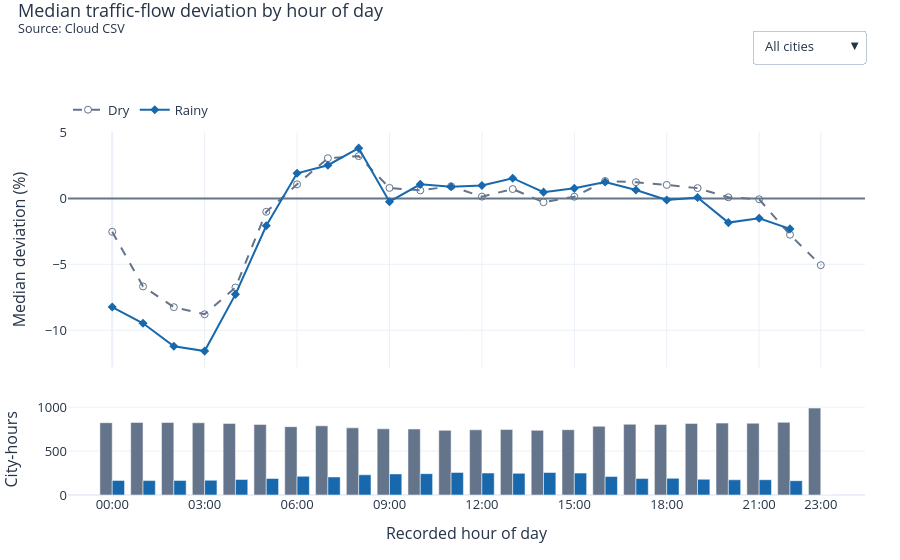

The notebook cell saved with this chart:
### Markdown cell above
### 1. Traffic patterns by hour of day

Does the dry–rainy difference vary across the day? Compare the median flow deviation and number of supported city-hours at each recorded clock hour. In **All cities**, each supported city-hour has equal weight. Use the city menu to compare within a city. Rainy hours have at least 0.1 mm of precipitation.

### Code cell
fig_hourly = make_subplots(rows=2, cols=1, shared_xaxes=True,
                           row_heights=[0.72, 0.28], vertical_spacing=0.10)
hourly_groups = {}
hour_of_day = list(range(24))
hour_styles = {'Dry': ('#64748b', 'dash', 'circle-open'), 'Rainy': ('#1768ac', 'solid', 'diamond')}
for city, city_hours in [(None, supported_hours), *supported_hours.groupby('city', sort=False)]:
    if city_hours.empty:
        continue
    label = NAMES[city] if city else 'All cities'
    first = len(fig_hourly.data)
    for condition, (color, dash, marker) in hour_styles.items():
        summary = (
            city_hours.loc[city_hours.condition.eq(condition)]
            .groupby('hour_of_day').median_flow_change_pct.agg(['median', 'size'])
            .reindex(hour_of_day)
        )
        sample_counts = summary['size'].fillna(0).astype(int)
        fig_hourly.add_trace(go.Scatter(
            x=hour_of_day, y=summary['median'], customdata=sample_counts,
            name=condition, legendgroup=condition, mode='lines+markers', connectgaps=False,
            line=dict(color=color, dash=dash), marker=dict(symbol=marker, size=7),
            hovertemplate='%{x:02d}:00<br>Median %{y:+.2f}%<br>City-hours %{customdata:,}',
        ), row=1, col=1)
        fig_hourly.add_trace(go.Bar(
            x=hour_of_day, y=sample_counts, name=condition, legendgroup=condition, marker_color=color,
            showlegend=False, hovertemplate='%{x:02d}:00<br>City-hours %{y:,}',
        ), row=2, col=1)
    hourly_groups[label] = list(range(first, len(fig_hourly.data)))

style_notebook_plot(fig_hourly, 'Median traffic-flow deviation by hour of day', 560)
select_notebook_plot_group(fig_hourly, hourly_groups, 'All cities')
fig_hourly.update_layout(barmode='group')
fig_hourly.update_xaxes(tickvals=hour_of_day[::3] + [23],
                        ticktext=[f'{hour:02d}:00' for hour in hour_of_day[::3] + [23]])
fig_hourly.update_xaxes(title_text='Recorded hour of day', row=2, col=1)
fig_hourly.update_yaxes(title_text='Median deviation (%)', zerolinecolor='#64748b', row=1, col=1)
fig_hourly.update_yaxes(title_text='City-hours', rangemode='tozero', row=2, col=1)
fig_hourly.show()

### Figure 1 — Plotly figure (JSON) as saved in the notebook; plotly's stock layout.template omitted (floating-point values rounded to 4 significant figures)
{"data": [{"connectgaps": false, "customdata": [823, 826, 825, 822, 815, 803, 778, 787, 764, 753, 751, 736, 742, 745, 736, 743, 782, 805, 802, 815, 818, 817, 827, 989], "hovertemplate": "%{x:02d}:00<br>Median %{y:+.2f}%<br>City-hours %{customdata:,}", "legendgroup": "Dry", "line": {"color": "#64748b", "dash": "dash"}, "marker": {"size": 7, "symbol": "circle-open"}, "mode": "lines+markers", "name": "Dry", "type": "scatter", "visible": true, "x": [0, 1, 2, 3, 4, 5, 6, 7, 8, 9, 10, 11, 12, 13, 14, 15, 16, 17, 18, 19, 20, 21, 22, 23], "xaxis": "x", "y": [-2.532, -6.678, -8.251, -8.79, -6.755, -1.015, 1.073, 3.051, 3.21, 0.7991, 0.6093, 0.9212, 0.1388, 0.7129, -0.2883, 0.1307, 1.319, 1.232, 1.025, 0.7826, 0.08643, -0.06271, -2.752, -5.065], "yaxis": "y"}, {"hovertemplate": "%{x:02d}:00<br>City-hours %{y:,}", "legendgroup": "Dry", "marker": {"color": "#64748b"}, "name": "Dry", "showlegend": false, "type": "bar", "visible": true, "x": [0, 1, 2, 3, 4, 5, 6, 7, 8, 9, 10, 11, 12, 13, 14, 15, 16, 17, 18, 19, 20, 21, 22, 23], "xaxis": "x2", "y": [823, 826, 825, 822, 815, 803, 778, 787, 764, 753, 751, 736, 742, 745, 736, 743, 782, 805, 802, 815, 818, 817, 827, 989], "yaxis": "y2"}, {"connectgaps": false, "customdata": [166, 164, 166, 168, 177, 188, 213, 205, 230, 240, 243, 257, 250, 247, 256, 249, 210, 187, 190, 179, 173, 174, 163, 0], "hovertemplate": "%{x:02d}:00<br>Median %{y:+.2f}%<br>City-hours %{customdata:,}", "legendgroup": "Rainy", "line": {"color": "#1768ac", "dash": "solid"}, "marker": {"size": 7, "symbol": "diamond"}, "mode": "lines+markers", "name": "Rainy", "type": "scatter", "visible": true, "x": [0, 1, 2, 3, 4, 5, 6, 7, 8, 9, 10, 11, 12, 13, 14, 15, 16, 17, 18, 19, 20, 21, 22, 23], "xaxis": "x", "y": [-8.242, -9.472, -11.22, -11.58, -7.279, -2.076, 1.91, 2.522, 3.817, -0.2488, 1.068, 0.8863, 0.9771, 1.536, 0.4771, 0.7659, 1.243, 0.6352, -0.1232, 0.0761, -1.833, -1.501, -2.31, null], "yaxis": "y"}, {"hovertemplate": "%{x:02d}:00<br>City-hours %{y:,}", "legendgroup": "Rainy", "marker": {"color": "#1768ac"}, "name": "Rainy", "showlegend": false, "type": "bar", "visible": true, "x": [0, 1, 2, 3, 4, 5, 6, 7, 8, 9, 10, 11, 12, 13, 14, 15, 16, 17, 18, 19, 20, 21, 22, 23], "xaxis": "x2", "y": [166, 164, 166, 168, 177, 188, 213, 205, 230, 240, 243, 257, 250, 247, 256, 249, 210, 187, 190, 179, 173, 174, 163, 0], "yaxis": "y2"}, {"connectgaps": false, "customdata": [293, 292, 294, 294, 292, 288, 280, 285, 271, 263, 258, 260, 254, 258, 245, 251, 268, 279, 282, 296, 295, 295, 305, 335], "hovertemplate": "%{x:02d}:00<br>Median %{y:+.2f}%<br>City-hours %{customdata:,}", "legendgroup": "Dry", "line": {"color": "#64748b", "dash": "dash"}, "marker": {"size": 7, "symbol": "circle-open"}, "mode": "lines+markers", "name": "Dry", "type": "scatter", "visible": false, "x": [0, 1, 2, 3, 4, 5, 6, 7, 8, 9, 10, 11, 12, 13, 14, 15, 16, 17, 18, 19, 20, 21, 22, 23], "xaxis": "x", "y": [1.063, -0.0731, -3.854, -5.869, -8.372, -6.087, -0.8525, 1.933, 4.075, 6.591, 5.948, 5.091, 4.176, 4.145, 3.734, 3.611, 3.927, 3.269, 2.896, 2.871, 3.178, 3.203, -0.1838, 0.3916], "yaxis": "y"}, {"hovertemplate": "%{x:02d}:00<br>City-hours %{y:,}", "legendgroup": "Dry", "marker": {"color": "#64748b"}, "name": "Dry", "showlegend": false, "type": "bar", "visible": false, "x": [0, 1, 2, 3, 4, 5, 6, 7, 8, 9, 10, 11, 12, 13, 14, 15, 16, 17, 18, 19, 20, 21, 22, 23], "xaxis": "x2", "y": [293, 292, 294, 294, 292, 288, 280, 285, 271, 263, 258, 260, 254, 258, 245, 251, 268, 279, 282, 296, 295, 295, 305, 335], "yaxis": "y2"}, {"connectgaps": false, "customdata": [41, 42, 40, 40, 43, 47, 55, 50, 64, 72, 77, 75, 81, 77, 90, 84, 67, 56, 53, 39, 40, 40, 30, 0], "hovertemplate": "%{x:02d}:00<br>Median %{y:+.2f}%<br>City-hours %{customdata:,}", "legendgroup": "Rainy", "line": {"color": "#1768ac", "dash": "solid"}, "marker": {"size": 7, "symbol": "diamond"}, "mode": "lines+markers", "name": "Rainy", "type": "scatter", "visible": false, "x": [0, 1, 2, 3, 4, 5, 6, 7, 8, 9, 10, 11, 12, 13, 14, 15, 16, 17, 18, 19, 20, 21, 22, 23], "xaxis": "x", "y": [0.8491, -3.203, -9.828, -6.434, -13.08, -7.672, 0.9282, 0.7022, 1.281, 3.805, 3.627, 3.8, 2.668, 4.835, 4.471, 6.107, 3.38, 3.312, 3.64, 0.8267, 2.058, 2.702, -1.166, null], "yaxis": "y"}, {"hovertemplate": "%{x:02d}:00<br>City-hours %{y:,}", "legendgroup": "Rainy", "marker": {"color": "#1768ac"}, "name": "Rainy", "showlegend": false, "type": "bar", "visible": false, "x": [0, 1, 2, 3, 4, 5, 6, 7, 8, 9, 10, 11, 12, 13, 14, 15, 16, 17, 18, 19, 20, 21, 22, 23], "xaxis": "x2", "y": [41, 42, 40, 40, 43, 47, 55, 50, 64, 72, 77, 75, 81, 77, 90, 84, 67, 56, 53, 39, 40, 40, 30, 0], "yaxis": "y2"}, {"connectgaps": false, "customdata": [277, 283, 281, 279, 278, 273, 260, 257, 258, 260, 259, 250, 253, 257, 258, 255, 266, 270, 263, 267, 267, 265, 267, 365], "hovertemplate": "%{x:02d}:00<br>Median %{y:+.2f}%<br>City-hours %{customdata:,}", "legendgroup": "Dry", "line": {"color": "#64748b", "dash": "dash"}, "marker": {"size": 7, "symbol": "circle-open"}, "mode": "lines+markers", "name": "Dry", "type": "scatter", "visible": false, "x": [0, 1, 2, 3, 4, 5, 6, 7, 8, 9, 10, 11, 12, 13, 14, 15, 16, 17, 18, 19, 20, 21, 22, 23], "xaxis": "x", "y": [-8.552, -15.29, -16.61, -16.07, -9.618, 0.08315, 4.325, 5.752, 4.606, -2.57, -2.207, -1.194, -1.176, -0.3412, -4.039, -2.037, -0.3114, 0.388, 0.0284, -1.329, -3.82, -2.958, -4.367, -15.37], "yaxis": "y"}, {"hovertemplate": "%{x:02d}:00<br>City-hours %{y:,}", "legendgroup": "Dry", "marker": {"color": "#64748b"}, "name": "Dry", "showlegend": false, "type": "bar", "visible": false, "x": [0, 1, 2, 3, 4, 5, 6, 7, 8, 9, 10, 11, 12, 13, 14, 15, 16, 17, 18, 19, 20, 21, 22, 23], "xaxis": "x2", "y": [277, 283, 281, 279, 278, 273, 260, 257, 258, 260, 259, 250, 253, 257, 258, 255, 266, 270, 263, 267, 267, 265, 267, 365], "yaxis": "y2"}, {"connectgaps": false, "customdata": [89, 82, 84, 86, 87, 91, 104, 108, 107, 105, 106, 115, 112, 108, 107, 110, 99, 95, 102, 98, 98, 100, 98, 0], "hovertemplate": "%{x:02d}:00<br>Median %{y:+.2f}%<br>City-hours %{customdata:,}", "legendgroup": "Rainy", "line": {"color": "#1768ac", "dash": "solid"}, "marker": {"size": 7, "symbol": "diamond"}, "mode": "lines+markers", "name": "Rainy", "type": "scatter", "visible": false, "x": [0, 1, 2, 3, 4, 5, 6, 7, 8, 9, 10, 11, 12, 13, 14, 15, 16, 17, 18, 19, 20, 21, 22, 23], "xaxis": "x", "y": [-12.93, -15.54, -19.54, -15.56, -9.333, -2.501, 4.79, 4.855, 6.147, -2.594, -1.284, -1.123, -0.004086, 0.2, -2.376, -2.309, 0.3532, -0.4889, -0.9304, -0.7361, -4.524, -2.466, -2.587, null], "yaxis": "y"}, {"hovertemplate": "%{x:02d}:00<br>City-hours %{y:,}", "legendgroup": "Rainy", "marker": {"color": "#1768ac"}, "name": "Rainy", "showlegend": false, "type": "bar", "visible": false, "x": [0, 1, 2, 3, 4, 5, 6, 7, 8, 9, 10, 11, 12, 13, 14, 15, 16, 17, 18, 19, 20, 21, 22, 23], "xaxis": "x2", "y": [89, 82, 84, 86, 87, 91, 104, 108, 107, 105, 106, 115, 112, 108, 107, 110, 99, 95, 102, 98, 98, 100, 98, 0], "yaxis": "y2"}, {"connectgaps": false, "customdata": [96, 95, 96, 97, 92, 92, 93, 95, 91, 90, 88, 86, 86, 88, 88, 91, 94, 96, 95, 92, 97, 98, 97, 104], "hovertemplate": "%{x:02d}:00<br>Median %{y:+.2f}%<br>City-hours %{customdata:,}", "legendgroup": "Dry", "line": {"color": "#64748b", "dash": "dash"}, "marker": {"size": 7, "symbol": "circle-open"}, "mode": "lines+markers", "name": "Dry", "type": "scatter", "visible": false, "x": [0, 1, 2, 3, 4, 5, 6, 7, 8, 9, 10, 11, 12, 13, 14, 15, 16, 17, 18, 19, 20, 21, 22, 23], "xaxis": "x", "y": [-4.638, -9.686, -9.881, -9.091, -4.729, -1.344, 0.2508, 1.785, 2.278, 1.456, 0.2452, 0.4777, -0.8633, -1.008, -0.191, -0.0446, -0.2922, 0.07885, -0.3668, -0.6428, -2.638, -0.5641, -2.938, -6.931], "yaxis": "y"}, {"hovertemplate": "%{x:02d}:00<br>City-hours %{y:,}", "legendgroup": "Dry", "marker": {"color": "#64748b"}, "name": "Dry", "showlegend": false, "type": "bar", "visible": false, "x": [0, 1, 2, 3, 4, 5, 6, 7, 8, 9, 10, 11, 12, 13, 14, 15, 16, 17, 18, 19, 20, 21, 22, 23], "xaxis": "x2", "y": [96, 95, 96, 97, 92, 92, 93, 95, 91, 90, 88, 86, 86, 88, 88, 91, 94, 96, 95, 92, 97, 98, 97, 104], "yaxis": "y2"}, {"connectgaps": false, "customdata": [9, 10, 9, 8, 13, 13, 12, 10, 14, 15, 17, 19, 18, 16, 16, 13, 10, 8, 9, 12, 7, 6, 7, 0], "hovertemplate": "%{x:02d}:00<br>Median %{y:+.2f}%<br>City-hours %{customdata:,}", "legendgroup": "Rainy", "line": {"color": "#1768ac", "dash": "solid"}, "marker": {"size": 7, "symbol": "diamond"}, "mode": "lines+markers", "name": "Rainy", "type": "scatter", "visible": false, "x": [0, 1, 2, 3, 4, 5, 6, 7, 8, 9, 10, 11, 12, 13, 14, 15, 16, 17, 18, 19, 20, 21, 22, 23], "xaxis": "x", "y": [-10.69, -13.22, -10.13, -4.363, -4.727, -1.886, 0.2039, 0.4723, 1.137, -1.569, -0.8817, -1.064, 2.213, -0.896, -0.8477, -1.784, -2.955, -3.553, -1.42, -1.398, -10.18, -15.34, -12.71, null], "yaxis": "y"}, {"hovertemplate": "%{x:02d}:00<br>City-hours %{y:,}", "legendgroup": "Rainy", "marker": {"color": "#1768ac"}, "name": "Rainy", "showlegend": false, "type": "bar", "visible": false, "x": [0, 1, 2, 3, 4, 5, 6, 7, 8, 9, 10, 11, 12, 13, 14, 15, 16, 17, 18, 19, 20, 21, 22, 23], "xaxis": "x2", "y": [9, 10, 9, 8, 13, 13, 12, 10, 14, 15, 17, 19, 18, 16, 16, 13, 10, 8, 9, 12, 7, 6, 7, 0], "yaxis": "y2"}, {"connectgaps": false, "customdata": [56, 55, 57, 57, 56, 56, 57, 58, 55, 54, 57, 55, 57, 53, 55, 55, 54, 55, 55, 53, 54, 54, 55, 61], "hovertemplate": "%{x:02d}:00<br>Median %{y:+.2f}%<br>City-hours %{customdata:,}", "legendgroup": "Dry", "line": {"color": "#64748b", "dash": "dash"}, "marker": {"size": 7, "symbol": "circle-open"}, "mode": "lines+markers", "name": "Dry", "type": "scatter", "visible": false, "x": [0, 1, 2, 3, 4, 5, 6, 7, 8, 9, 10, 11, 12, 13, 14, 15, 16, 17, 18, 19, 20, 21, 22, 23], "xaxis": "x", "y": [-4.871, -9.163, -10.85, -12.38, -11.2, -4.431, 1.835, 4.167, 5.766, 5.34, 1.903, 0.6024, -0.6459, -0.8362, 0.5573, -0.03563, 1.137, 2.438, 1.849, 1.08, 2.653, 1.419, -4.665, -8.251], "yaxis": "y"}, {"hovertemplate": "%{x:02d}:00<br>City-hours %{y:,}", "legendgroup": "Dry", "marker": {"color": "#64748b"}, "name": "Dry", "showlegend": false, "type": "bar", "visible": false, "x": [0, 1, 2, 3, 4, 5, 6, 7, 8, 9, 10, 11, 12, 13, 14, 15, 16, 17, 18, 19, 20, 21, 22, 23], "xaxis": "x2", "y": [56, 55, 57, 57, 56, 56, 57, 58, 55, 54, 57, 55, 57, 53, 55, 55, 54, 55, 55, 53, 54, 54, 55, 61], "yaxis": "y2"}, {"connectgaps": false, "customdata": [5, 6, 4, 4, 5, 5, 4, 3, 6, 7, 4, 6, 4, 8, 6, 6, 7, 6, 6, 8, 7, 7, 6, 0], "hovertemplate": "%{x:02d}:00<br>Median %{y:+.2f}%<br>City-hours %{customdata:,}", "legendgroup": "Rainy", "line": {"color": "#1768ac", "dash": "solid"}, "marker": {"size": 7, "symbol": "diamond"}, "mode": "lines+markers", "name": "Rainy", "type": "scatter", "visible": false, "x": [0, 1, 2, 3, 4, 5, 6, 7, 8, 9, 10, 11, 12, 13, 14, 15, 16, 17, 18, 19, 20, 21, 22, 23], "xaxis": "x", "y": [-5.271, -18.79, -19.03, -15.53, -13.58, -5.848, -3.266, 2.017, 6.952, 5.819, 1.799, -2.467, -5.059, 4.112, 2.65, 6.777, 5.357, 2.554, 6.872, 11.34, 9.075, 5.277, 2.4, null], "yaxis": "y"}, {"hovertemplate": "%{x:02d}:00<br>City-hours %{y:,}", "legendgroup": "Rainy", "marker": {"color": "#1768ac"}, "name": "Rainy", "showlegend": false, "type": "bar", "visible": false, "x": [0, 1, 2, 3, 4, 5, 6, 7, 8, 9, 10, 11, 12, 13, 14, 15, 16, 17, 18, 19, 20, 21, 22, 23], "xaxis": "x2", "y": [5, 6, 4, 4, 5, 5, 4, 3, 6, 7, 4, 6, 4, 8, 6, 6, 7, 6, 6, 8, 7, 7, 6, 0], "yaxis": "y2"}, {"connectgaps": false, "customdata": [25, 27, 24, 23, 22, 24, 20, 23, 24, 25, 26, 22, 26, 25, 24, 23, 27, 32, 32, 31, 31, 32, 29, 33], "hovertemplate": "%{x:02d}:00<br>Median %{y:+.2f}%<br>City-hours %{customdata:,}", "legendgroup": "Dry", "line": {"color": "#64748b", "dash": "dash"}, "marker": {"size": 7, "symbol": "circle-open"}, "mode": "lines+markers", "name": "Dry", "type": "scatter", "visible": false, "x": [0, 1, 2, 3, 4, 5, 6, 7, 8, 9, 10, 11, 12, 13, 14, 15, 16, 17, 18, 19, 20, 21, 22, 23], "xaxis": "x", "y": [0.7556, -1.47, -3.322, -1.608, 1.224, -0.2787, -2.092, 0.1318, 0.4102, 0.5608, -0.2594, -0.3297, -1.762, -2.959, -2.819, -0.9637, 0.8758, 1.962, -0.824, -0.8316, -1.387, -1.889, -7.627, -13.82], "yaxis": "y"}, {"hovertemplate": "%{x:02d}:00<br>City-hours %{y:,}", "legendgroup": "Dry", "marker": {"color": "#64748b"}, "name": "Dry", "showlegend": false, "type": "bar", "visible": false, "x": [0, 1, 2, 3, 4, 5, 6, 7, 8, 9, 10, 11, 12, 13, 14, 15, 16, 17, 18, 19, 20, 21, 22, 23], "xaxis": "x2", "y": [25, 27, 24, 23, 22, 24, 20, 23, 24, 25, 26, 22, 26, 25, 24, 23, 27, 32, 32, 31, 31, 32, 29, 33], "yaxis": "y2"}, {"connectgaps": false, "customdata": [7, 6, 10, 11, 12, 10, 14, 11, 10, 9, 9, 13, 9, 10, 11, 12, 8, 3, 3, 4, 4, 3, 5, 0], "hovertemplate": "%{x:02d}:00<br>Median %{y:+.2f}%<br>City-hours %{customdata:,}", "legendgroup": "Rainy", "line": {"color": "#1768ac", "dash": "solid"}, "marker": {"size": 7, "symbol": "diamond"}, "mode": "lines+markers", "name": "Rainy", "type": "scatter", "visible": false, "x": [0, 1, 2, 3, 4, 5, 6, 7, 8, 9, 10, 11, 12, 13, 14, 15, 16, 17, 18, 19, 20, 21, 22, 23], "xaxis": "x", "y": [-3.315, -7.75, -9.345, -9.255, -1.356, 0.8932, -1.845, 0.2662, -0.0414, -0.4489, -1.442, -1.071, -1.781, -2.909, 1.206, 0.1123, 0.2955, -9.776, 2.325, -2.559, 0.04158, -3.504, -8.407, null], "yaxis": "y"}, {"hovertemplate": "%{x:02d}:00<br>City-hours %{y:,}", "legendgroup": "Rainy", "marker": {"color": "#1768ac"}, "name": "Rainy", "showlegend": false, "type": "bar", "visible": false, "x": [0, 1, 2, 3, 4, 5, 6, 7, 8, 9, 10, 11, 12, 13, 14, 15, 16, 17, 18, 19, 20, 21, 22, 23], "xaxis": "x2", "y": [7, 6, 10, 11, 12, 10, 14, 11, 10, 9, 9, 13, 9, 10, 11, 12, 8, 3, 3, 4, 4, 3, 5, 0], "yaxis": "y2"}, {"connectgaps": false, "customdata": [21, 20, 20, 19, 19, 18, 18, 17, 17, 13, 15, 15, 15, 14, 16, 18, 20, 19, 21, 19, 19, 19, 20, 30], "hovertemplate": "%{x:02d}:00<br>Median %{y:+.2f}%<br>City-hours %{customdata:,}", "legendgroup": "Dry", "line": {"color": "#64748b", "dash": "dash"}, "marker": {"size": 7, "symbol": "circle-open"}, "mode": "lines+markers", "name": "Dry", "type": "scatter", "visible": false, "x": [0, 1, 2, 3, 4, 5, 6, 7, 8, 9, 10, 11, 12, 13, 14, 15, 16, 17, 18, 19, 20, 21, 22, 23], "xaxis": "x", "y": [8.856, 5.089, 5.218, 9.371, 10.79, 10.34, 20.18, -0.768, 25.83, 25.2, 33.81, 13.82, 14.9, 18.05, 13.94, 10.4, 11.6, 12.45, 12.15, 12.58, 11.36, 6.96, 6.933, 1.74], "yaxis": "y"}, {"hovertemplate": "%{x:02d}:00<br>City-hours %{y:,}", "legendgroup": "Dry", "marker": {"color": "#64748b"}, "name": "Dry", "showlegend": false, "type": "bar", "visible": false, "x": [0, 1, 2, 3, 4, 5, 6, 7, 8, 9, 10, 11, 12, 13, 14, 15, 16, 17, 18, 19, 20, 21, 22, 23], "xaxis": "x2", "y": [21, 20, 20, 19, 19, 18, 18, 17, 17, 13, 15, 15, 15, 14, 16, 18, 20, 19, 21, 19, 19, 19, 20, 30], "yaxis": "y2"}, {"connectgaps": false, "customdata": [9, 10, 10, 11, 11, 12, 12, 13, 13, 17, 15, 15, 15, 16, 14, 12, 10, 11, 9, 11, 11, 11, 10, 0], "hovertemplate": "%{x:02d}:00<br>Median %{y:+.2f}%<br>City-hours %{customdata:,}", "legendgroup": "Rainy", "line": {"color": "#1768ac", "dash": "solid"}, "marker": {"size": 7, "symbol": "diamond"}, "mode": "lines+markers", "name": "Rainy", "type": "scatter", "visible": false, "x": [0, 1, 2, 3, 4, 5, 6, 7, 8, 9, 10, 11, 12, 13, 14, 15, 16, 17, 18, 19, 20, 21, 22, 23], "xaxis": "x", "y": [2.722, -0.4895, 5.563, -0.9969, 0.6187, 7.111, 20.36, 15.16, 31.62, 24.92, 29.72, 19.59, 11.51, 13.29, 10.96, 11.63, 9.786, 5.941, -4.476, 2.761, 1.543, -2.027, 1.983, null], "yaxis": "y"}, {"hovertemplate": "%{x:02d}:00<br>City-hours %{y:,}", "legendgroup": "Rainy", "marker": {"color": "#1768ac"}, "name": "Rainy", "showlegend": false, "type": "bar", "visible": false, "x": [0, 1, 2, 3, 4, 5, 6, 7, 8, 9, 10, 11, 12, 13, 14, 15, 16, 17, 18, 19, 20, 21, 22, 23], "xaxis": "x2", "y": [9, 10, 10, 11, 11, 12, 12, 13, 13, 17, 15, 15, 15, 16, 14, 12, 10, 11, 9, 11, 11, 11, 10, 0], "yaxis": "y2"}, {"connectgaps": false, "customdata": [34, 33, 33, 32, 33, 33, 31, 32, 29, 29, 30, 31, 31, 31, 31, 31, 33, 34, 33, 35, 35, 34, 34, 37], "hovertemplate": "%{x:02d}:00<br>Median %{y:+.2f}%<br>City-hours %{customdata:,}", "legendgroup": "Dry", "line": {"color": "#64748b", "dash": "dash"}, "marker": {"size": 7, "symbol": "circle-open"}, "mode": "lines+markers", "name": "Dry", "type": "scatter", "visible": false, "x": [0, 1, 2, 3, 4, 5, 6, 7, 8, 9, 10, 11, 12, 13, 14, 15, 16, 17, 18, 19, 20, 21, 22, 23], "xaxis": "x", "y": [-11.82, -10.54, -6.796, -0.3291, 0.4593, 1.833, 1.326, 2.295, -1.187, -2.544, -1.995, -1.682, -3.303, -1.877, -0.07244, 0.6097, -1.401, -1.545, -2.004, -2.753, -2.857, -11.48, -20.63, -28.63], "yaxis": "y"}, {"hovertemplate": "%{x:02d}:00<br>City-hours %{y:,}", "legendgroup": "Dry", "marker": {"color": "#64748b"}, "name": "Dry", "showlegend": false, "type": "bar", "visible": false, "x": [0, 1, 2, 3, 4, 5, 6, 7, 8, 9, 10, 11, 12, 13, 14, 15, 16, 17, 18, 19, 20, 21, 22, 23], "xaxis": "x2", "y": [34, 33, 33, 32, 33, 33, 31, 32, 29, 29, 30, 31, 31, 31, 31, 31, 33, 34, 33, 35, 35, 34, 34, 37], "yaxis": "y2"}, {"connectgaps": false, "customdata": [3, 5, 5, 5, 5, 5, 7, 6, 9, 8, 7, 6, 6, 6, 6, 7, 5, 4, 5, 3, 2, 3, 3, 0], "hovertemplate": "%{x:02d}:00<br>Median %{y:+.2f}%<br>City-hours %{customdata:,}", "legendgroup": "Rainy", "line": {"color": "#1768ac", "dash": "solid"}, "marker": {"size": 7, "symbol": "diamond"}, "mode": "lines+markers", "name": "Rainy", "type": "scatter", "visible": false, "x": [0, 1, 2, 3, 4, 5, 6, 7, 8, 9, 10, 11, 12, 13, 14, 15, 16, 17, 18, 19, 20, 21, 22, 23], "xaxis": "x", "y": [6.25, -1.609, 1.203, 4.245, 6.127, 0.3857, 3.192, 3.744, 0.2077, -1.955, -3.732, -5.151, -4.197, -3.303, 0.5748, 1.842, 1.575, -0.3172, -6.595, -8.094, -5.454, -20.56, -36.3, null], "yaxis": "y"}, {"hovertemplate": "%{x:02d}:00<br>City-hours %{y:,}", "legendgroup": "Rainy", "marker": {"color": "#1768ac"}, "name": "Rainy", "showlegend": false, "type": "bar", "visible": false, "x": [0, 1, 2, 3, 4, 5, 6, 7, 8, 9, 10, 11, 12, 13, 14, 15, 16, 17, 18, 19, 20, 21, 22, 23], "xaxis": "x2", "y": [3, 5, 5, 5, 5, 5, 7, 6, 9, 8, 7, 6, 6, 6, 6, 7, 5, 4, 5, 3, 2, 3, 3, 0], "yaxis": "y2"}, {"connectgaps": false, "customdata": [21, 21, 20, 21, 23, 19, 19, 20, 19, 19, 18, 17, 20, 19, 19, 19, 20, 20, 21, 22, 20, 20, 20, 24], "hovertemplate": "%{x:02d}:00<br>Median %{y:+.2f}%<br>City-hours %{customdata:,}", "legendgroup": "Dry", "line": {"color": "#64748b", "dash": "dash"}, "marker": {"size": 7, "symbol": "circle-open"}, "mode": "lines+markers", "name": "Dry", "type": "scatter", "visible": false, "x": [0, 1, 2, 3, 4, 5, 6, 7, 8, 9, 10, 11, 12, 13, 14, 15, 16, 17, 18, 19, 20, 21, 22, 23], "xaxis": "x", "y": [0.6342, 0.0, -6.611, -3.489, -0.4868, -1.394, 2.938, 1.047, 1.004, -0.9631, -0.4329, -1.794, -0.002189, -1.057, -0.7151, 0.0, -1.213, 0.4108, 0.5295, 0.0, -0.2779, -4.143, -5.333, 0.04155], "yaxis": "y"}, {"hovertemplate": "%{x:02d}:00<br>City-hours %{y:,}", "legendgroup": "Dry", "marker": {"color": "#64748b"}, "name": "Dry", "showlegend": false, "type": "bar", "visible": false, "x": [0, 1, 2, 3, 4, 5, 6, 7, 8, 9, 10, 11, 12, 13, 14, 15, 16, 17, 18, 19, 20, 21, 22, 23], "xaxis": "x2", "y": [21, 21, 20, 21, 23, 19, 19, 20, 19, 19, 18, 17, 20, 19, 19, 19, 20, 20, 21, 22, 20, 20, 20, 24], "yaxis": "y2"}, {"connectgaps": false, "customdata": [3, 3, 4, 3, 1, 5, 5, 4, 7, 7, 8, 8, 5, 6, 6, 5, 4, 4, 3, 4, 4, 4, 4, 0], "hovertemplate": "%{x:02d}:00<br>Median %{y:+.2f}%<br>City-hours %{customdata:,}", "legendgroup": "Rainy", "line": {"color": "#1768ac", "dash": "solid"}, "marker": {"size": 7, "symbol": "diamond"}, "mode": "lines+markers", "name": "Rainy", "type": "scatter", "visible": false, "x": [0, 1, 2, 3, 4, 5, 6, 7, 8, 9, 10, 11, 12, 13, 14, 15, 16, 17, 18, 19, 20, 21, 22, 23], "xaxis": "x", "y": [-9.018, -4.061, 18.56, 18.53, -28.91, -4.393, -2.97, -11.43, 1.414, 0.0, 2.95, 2.715, -1.623, -0.8741, -4.404, -6.462, -3.509, -3.072, 0.946, 2.308, 13.38, 7.43, 6.729, null], "yaxis": "y"}, {"hovertemplate": "%{x:02d}:00<br>City-hours %{y:,}", "legendgroup": "Rainy", "marker": {"color": "#1768ac"}, "name": "Rainy", "showlegend": false, "type": "bar", "visible": false, "x": [0, 1, 2, 3, 4, 5, 6, 7, 8, 9, 10, 11, 12, 13, 14, 15, 16, 17, 18, 19, 20, 21, 22, 23], "xaxis": "x2", "y": [3, 3, 4, 3, 1, 5, 5, 4, 7, 7, 8, 8, 5, 6, 6, 5, 4, 4, 3, 4, 4, 4, 4, 0], "yaxis": "y2"}], "layout": {"barmode": "group", "font": {"color": "#253447", "size": 13}, "height": 560, "legend": {"orientation": "h", "y": 1.02, "yanchor": "bottom"}, "margin": {"b": 65, "l": 68, "r": 35, "t": 132}, "title": {"text": "Median traffic-flow deviation by hour of day<br><sup>Source: Cloud CSV</sup>", "x": 0.02, "y": 0.97, "yanchor": "top"}, "updatemenus": [{"active": 0, "buttons": [{"args": [{"visible": [true, true, true, true, false, false, false, false, false, false, false, false, false, false, false, false, false, false, false, false, false, false, false, false, false, false, false, false, false, false, false, false, false, false, false, false]}, {}], "label": "All cities", "method": "update"}, {"args": [{"visible": [false, false, false, false, true, true, true, true, false, false, false, false, false, false, false, false, false, false, false, false, false, false, false, false, false, false, false, false, false, false, false, false, false, false, false, false]}, {}], "label": "Paris", "method": "update"}, {"args": [{"visible": [false, false, false, false, false, false, false, false, true, true, true, true, false, false, false, false, false, false, false, false, false, false, false, false, false, false, false, false, false, false, false, false, false, false, false, false]}, {}], "label": "Luzern", "method": "update"}, {"args": [{"visible": [false, false, false, false, false, false, false, false, false, false, false, false, true, true, true, true, false, false, false, false, false, false, false, false, false, false, false, false, false, false, false, false, false, false, false, false]}, {}], "label": "Hamburg", "method": "update"}, {"args": [{"visible": [false, false, false, false, false, false, false, false, false, false, false, false, false, false, false, false, true, true, true, true, false, false, false, false, false, false, false, false, false, false, false, false, false, false, false, false]}, {}], "label": "Toronto", "method": "update"}, {"args": [{"visible": [false, false, false, false, false, false, false, false, false, false, false, false, false, false, false, false, false, false, false, false, true, true, true, true, false, false, false, false, false, false, false, false, false, false, false, false]}, {}], "label": "Essen", "method": "update"}, {"args": [{"visible": [false, false, false, false, false, false, false, false, false, false, false, false, false, false, false, false, false, false, false, false, false, false, false, false, true, true, true, true, false, false, false, false, false, false, false, false]}, {}], "label": "Innsbruck", "method": "update"}, {"args": [{"visible": [false, false, false, false, false, false, false, false, false, false, false, false, false, false, false, false, false, false, false, false, false, false, false, false, false, false, false, false, true, true, true, true, false, false, false, false]}, {}], "label": "Darmstadt", "method": "update"}, {"args": [{"visible": [false, false, false, false, false, false, false, false, false, false, false, false, false, false, false, false, false, false, false, false, false, false, false, false, false, false, false, false, false, false, false, false, true, true, true, true]}, {}], "label": "Manchester", "method": "update"}], "x": 1, "xanchor": "right", "y": 1.19, "yanchor": "bottom"}], "xaxis": {"anchor": "y", "domain": [0.0, 1.0], "matches": "x2", "showticklabels": false, "ticktext": ["00:00", "03:00", "06:00", "09:00", "12:00", "15:00", "18:00", "21:00", "23:00"], "tickvals": [0, 3, 6, 9, 12, 15, 18, 21, 23]}, "xaxis2": {"anchor": "y2", "domain": [0.0, 1.0], "ticktext": ["00:00", "03:00", "06:00", "09:00", "12:00", "15:00", "18:00", "21:00", "23:00"], "tickvals": [0, 3, 6, 9, 12, 15, 18, 21, 23], "title": {"text": "Recorded hour of day"}}, "yaxis": {"anchor": "x", "domain": [0.352, 1.0], "title": {"text": "Median deviation (%)"}, "zerolinecolor": "#64748b"}, "yaxis2": {"anchor": "x2", "domain": [0.0, 0.252], "rangemode": "tozero", "title": {"text": "City-hours"}}}}
